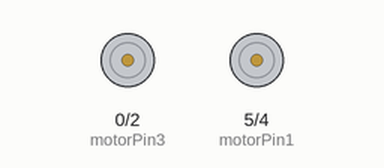
Recording of a sketch running on a simulated ESP8266 (NodeMCU). Parts: motor-driver pin pairs drawn as motors (green arrow = first pin HIGH = forward, orange = second pin HIGH = backward, longer = more drive). WiFi joins after 1.5 s; servers stay silent unless stated; the Firebase database answers and starts empty; what the sketch prints to the serial monitor is not drawn.

Above: at 0.1 s.
At 1.9 s:
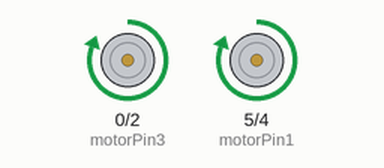
Timing chart, 0 to 3.8 s (numbered marks = the images above):
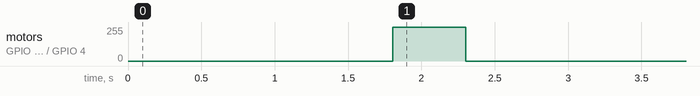

The sketch:

NodeMCU.ino
```cpp
//FirebaseESP8266.h must be included before ESP8266WiFi.h
#include "FirebaseESP8266.h"
#include <ESP8266WiFi.h>

#define FIREBASE_HOST "chasing-car.firebaseio.com"
#define FIREBASE_AUTH "ypWUWkAwlsF9tjCDotfI3ztpscuDBf9UjxHTvhYe"
#define WIFI_SSID "Home_"
#define WIFI_PASSWORD "0525344440"


//Define FirebaseESP8266 data object
FirebaseData firebaseData;

 String ID;
 String lastID = "99";
 String wantedPerson;
#define TRIG_PIN A4
#define ECHO_PIN A5


const int motorPin1  = 5;
const int motorPin2  = 4;
//Motor B
const int motorPin3  = 0;
const int motorPin4  = 2;


void setup()
{
  pinMode(5,OUTPUT);   //left motors forward
pinMode(4,OUTPUT);   //left motors reverse
pinMode(0,OUTPUT);   //right motors forward
pinMode(2,OUTPUT);   //right motors reverse
  Serial.begin(115200);

  WiFi.begin(WIFI_SSID, WIFI_PASSWORD);
  Serial.print("Connecting to Wi-Fi");
  while (WiFi.status() != WL_CONNECTED)
  {
    Serial.print(".");
    delay(300);
  }
  Serial.println();
  Serial.print("Connected with IP: ");
  Serial.println(WiFi.localIP());
  Serial.println();

  Firebase.begin(FIREBASE_HOST, FIREBASE_AUTH);
  Firebase.reconnectWiFi(true);

  //Set the size of WiFi rx/tx buffers in the case where we want to work with large data.
  firebaseData.setBSSLBufferSize(1024, 1024);

  //Set the size of HTTP response buffers in the case where we want to work with large data.
  firebaseData.setResponseSize(1024);

  //Set database read timeout to 1 minute (max 15 minutes)
  Firebase.setReadTimeout(firebaseData, 1000 * 60);
  //tiny, small, medium, large and unlimited.
  //Size and its write timeout e.g. tiny (1s), small (10s), medium (30s) and large (60s).
  Firebase.setwriteSizeLimit(firebaseData, "tiny");

    if (Firebase.getString(firebaseData, "/wantedPerson"))
  {
     if (firebaseData.dataType() == "string")
     {
      wantedPerson=firebaseData.stringData();
      Serial.println(wantedPerson);
      Serial.println();
     }

  }
  else
    {
      Serial.println("FAILED");
      Serial.println("REASON: " + firebaseData.errorReason());
      Serial.println("------------------------------------");
      Serial.println();
    }
}
void loop()
{

  if (Firebase.getString(firebaseData, "/ID"))
  {
     if (firebaseData.dataType() == "string")
     {
      ID=firebaseData.stringData();
      if(ID == "NULL"){
//        delay(500);
        return;
      }
      Serial.println(ID);
      Serial.println();
      if(ID != lastID){
        lastID = ID;
        Serial.println("CHANGE");
        if(ID == wantedPerson){
          //ro7 l3ndo
           moveForward();
           delay(500);
          moveStop();
//            myservo.write(90);              // tell servo to go to position in variable 'pos'
//            delay(15);
//            myservo.write(0);              // tell servo to go to position in variable 'pos'
//            delay(15);
           }else{
            //ro7 shmal
            turnLeft();  turnLeft();

//            delay(100);
//            turnRight();
            moveStop();
            }
       }
     }

  }
  else
    {
      Serial.println("FAILED");
      Serial.println("REASON: " + firebaseData.errorReason());
      Serial.println("------------------------------------");
      Serial.println();
    }


  delay(500);

}


void moveStop() {
  digitalWrite(motorPin1, 0);
    digitalWrite(motorPin2, 0);
    digitalWrite(motorPin3, 0);
    digitalWrite(motorPin4, 0);
  }

void moveForward() {


    digitalWrite(motorPin1, 180);
    digitalWrite(motorPin2, 0);
    digitalWrite(motorPin3, 180);
    digitalWrite(motorPin4, 0);

}

void moveBackward() {

    digitalWrite(motorPin1, 0);
    digitalWrite(motorPin2, 180);
    digitalWrite(motorPin3, 0);
    digitalWrite(motorPin4, 180);

}

void turnRight() {
  digitalWrite(motorPin1, 180);
  digitalWrite(motorPin2, 0);
  digitalWrite(motorPin3, 0);
  digitalWrite(motorPin4, 180);
  delay(300);
 moveForward();

}

void turnLeft() {
  digitalWrite(motorPin1, 0);
  digitalWrite(motorPin2, 180);
  digitalWrite(motorPin3, 180);
  digitalWrite(motorPin4, 0);
  delay(300);
   moveForward();
}
```

Measured:
- by itself, motor on GPIO 0 (motorPin3) / GPIO 2 (motorPin4), motor on GPIO 5 (motorPin1) / GPIO 4 (motorPin2): stopped → forward 255/255 at 1.8 s, → stopped 0.50 s later
